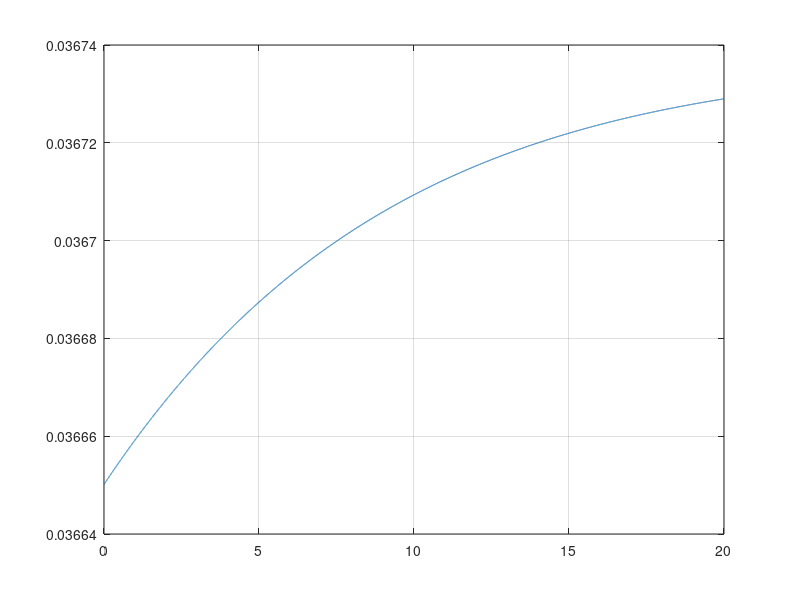
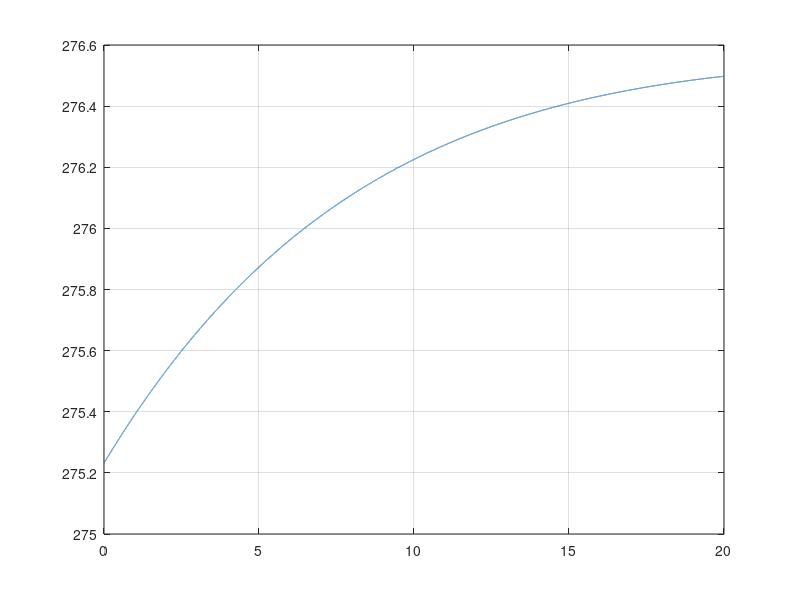

Source code (MATLAB) for these figures, in order:
%% Compute quiescent equilibrium [Ca] in compartment with cytosol & in ER
%  Note: this can be run iteratively,
%  by commenting out the initial conditions after the first run
%  Saving convention: Cs,Ce,C1,C2,O1,O2 in mat file 'equilibrium_state_v#'

dt = 5E-4;   % time step for temporal integration

%% Rate & related constants, v1

% Calcium 1st-order pump constants EFFLUX
kp1 = 75; % units uM.s^-1
kpc1 = 1.8; % units uM

% leakage rate INFLUX
Klk = 1.5;     % units uM.s^-1

% Calcium 2nd-order (SERCA) pump constants EFFLUX
kp2 = 4400; % units  units uM.s^-1
kpc2 = 0.10; % units uM

% RyR channel parameters INFLUX
kAneg = 28.8;     % units s^-1
kApos = 1500;     % units uM^-4s^-1
kBneg = 385.9;    % units s^-1
kBpos = 1500;     % units uM^-3s^-1
kCneg = 0.1;      % units s^-1
kCpos = 1.75;     % units s^-1
rCa = 6; % RyR channel conductance parameter

VolR = 50;  % volume ratio, cytosol to ER

%% initial conditions
Cs = 0.036650138343173;  % initial cytosolic [Ca]
Ce = 2.752319174814520e+02;  % initial ER [Ca]
% initial consitions on RyR states
C1 = 0.998483481216284;
C2 = 0.001423391721516;
O1 = 9.310924525080650e-05;
O2 = 1.781694948757350e-08;
Open = O1 + O2;

%% Loop on time (relaxation)

% arrays to store histories
Cst = [];
Cet = [];
RATES = [];
STATES = [];

tend = 20; % end time ( t(start) = 0)
for t = 0:dt:tend % loop on time

    Cs2pw = Cs.^2;
    Cs4pw = Cs.^4;
    Cs3pw = Cs.^3;
    
    % channel flow rates: Plasma Membrane(-), Leak(+), SERCA(-), RyR(+)
    jP = kp1.*Cs./(kpc1+Cs);
    jL = Klk;
    jS = kp2.*Cs2pw./((kpc2+Cs).*Ce);
    jR = rCa * Open.* (Ce-Cs);
    jT = jL + jR - jP - jS; % total flux into cytosol
    % RATES: 
    RATES = [ RATES; jP, jL, jS, jR, jT ];
    
    % Cytosolic increment
    Cs = Cs + jT*dt;
    Cst = [ Cst, Cs ];
    Cs = max([Cs;0]);
    % ER increment
    Ce = Ce + VolR*(jS-jR)*dt;
    Cet = [ Cet, Ce ];
    
        % RyR states update
    C1 = C1 + (kAneg.*O1 - kApos.*Cs4pw.*C1)*dt;
    O2 = O2 + (kBpos.*Cs3pw.* O1 - kBneg.* O2)*dt;
    C2 = C2 + (kCpos.*O1 - kCneg.*C2)*dt;
    O1 = 1 - C1 - O2 - C2;
    % probability of open state
    Open = O1 + O2;
    STATES = [ STATES; C1,O2,C2,O1 ];

end

t = 0:dt:tend;
figure(1);
plot(t,Cst)
grid on;
figure(2);
plot(t,Cet)
grid on;

save('equilibrium_state_v1.mat','Cs','Ce','C1','C2','O1','O2')